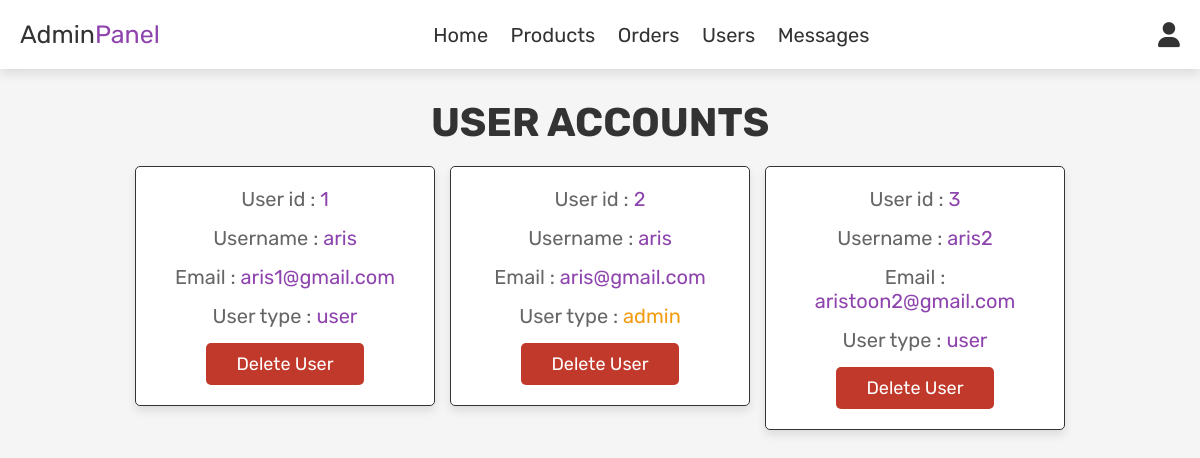
Screenshot of /admin_users.php (signed in) with the database file from the repository.
### tables this page shows
CREATE TABLE `users` (
  `id` int(100) NOT NULL,
  `name` varchar(100) NOT NULL,
  `email` varchar(100) NOT NULL,
  `password` varchar(100) NOT NULL,
  `user_type` varchar(20) NOT NULL DEFAULT 'user'
);

### admin_users.php (the view, shortened to what this page needs)
<?php
include 'config.php';
?>
<!DOCTYPE html>
<html lang="en">
<head>
   <link rel="stylesheet" href="https://cdnjs.cloudflare.com/ajax/libs/font-awesome/6.0.0/css/all.min.css">
   <link rel="stylesheet" href="css/admin_style.css">
</head>
<body>
<?php include 'admin_header.php'; ?>
<section class="users">
   <h1 class="title"> user accounts </h1>
   <div class="box-container">
      <?php
         $select_users = mysqli_query($conn, "SELECT * FROM `users`") or die('query failed');
         while($fetch_users = mysqli_fetch_assoc($select_users)){
      ?>
      <div class="box">
         <p> User id : <span><?php echo $fetch_users['id']; ?></span> </p>
         <p> Username : <span><?php echo $fetch_users['name']; ?></span> </p>
         <p> Email : <span><?php echo $fetch_users['email']; ?></span> </p>
         <p> User type : <span style="color:<?php if($fetch_users['user_type'] == 'admin'){ echo 'var(--orange)'; } ?>"><?php echo $fetch_users['user_type']; ?></span> </p>
         <a href="admin_users.php?delete=<?php echo $fetch_users['id']; ?>" onclick="return confirm('delete this user?');" class="delete-btn">delete user</a>
      </div>
      <?php
         };
      ?>
   </div>
</section>
</body>
</html>

### css/admin_style.css (style rules this page uses)
:root { --purple:#8e44ad; --red:#c0392b; --orange:#f39c12; --black:#333; --white:#fff; --light-color:#666; --light-white:#ccc; --light-bg:#f5f5f5; --border:.1rem solid var(--black); --box-shadow:0 .5rem 1rem rgba(0,0,0,.1); }
* { font-family: 'Rubik', sans-serif; margin:0; padding:0; box-sizing: border-box; outline: none; border:none; text-decoration: none; transition:all .2s linear; }
html { font-size: 62.5%; overflow-x: hidden; }
body { background-color: var(--light-bg); }
section { padding:3rem 2rem; }
.title { text-align: center; margin-bottom: 2rem; text-transform: uppercase; color:var(--black); font-size: 4rem; }
.btn, .option-btn, .delete-btn, .white-btn { display: inline-block; margin-top: 1rem; padding:1rem 3rem; cursor: pointer; color:var(--white); font-size: 1.8rem; border-radius: .5rem; text-transform: capitalize; }
.delete-btn { background-color: var(--red); }
.users .box-container { display: grid; grid-template-columns: repeat(auto-fit, 30rem); justify-content: center; gap:1.5rem; max-width: 1200px; margin:0 auto; align-items: flex-start; }
.users .box-container .box { background-color: var(--white); padding:2rem; border:var(--border); box-shadow: var(--box-shadow); border-radius: .5rem; text-align: center; }
.users .box-container .box p { padding-bottom: 1.5rem; font-size: 2rem; color:var(--light-color); }
.users .box-container .box p span { color:var(--purple); }
.users .box-container .box .delete-btn { margin-top: 0; }

### rows the page displays
users: id "1", name "aris", email "aris1@gmail.com", user_type "user"
users: id "2", name "aris", email "aris@gmail.com", user_type "admin"
users: id "3", name "aris2", email "aristoon2@gmail.com", user_type "user"
